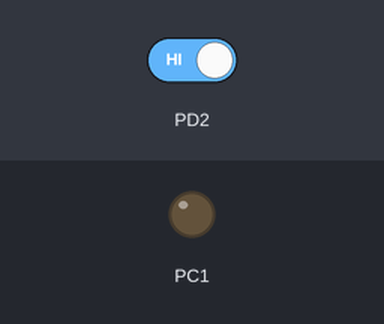
Simulated run of this program. Board: ATmega32, built with avr-gcc and emulated at 16 MHz. On the bench: output pins drawn as LEDs (lit = HIGH). The inputs (shaded band) are chosen by the test bench; at power-on: PD2 HIGH.

Above: at 1.2 s.
1.3 s: PD2 driven LOW
At 1.6 s:
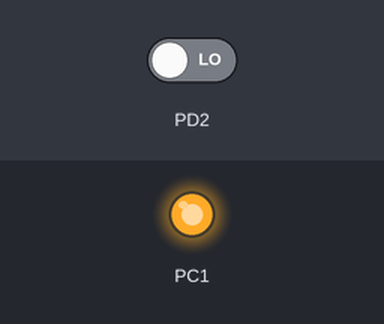
Timing chart, 0 to 4.3 s (numbered marks = the images above; inputs shaded):
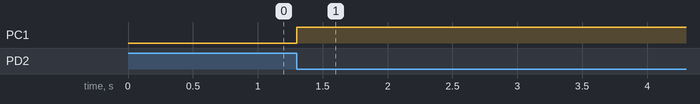

The program:

main.c
```c
/*
 * main.c
 *
 *  Created on: Aug 9, 2024
 *      Author: Mohamed Newir
 *      challenge1: control LED using Push Buttom
 */
/*AVR STD Libraries*/
#include <avr/io.h>
#include <util/delay.h>

/*main function*/
int main(void){
	/*initialization of pin direction*/
	DDRC |=(1<<1);
	DDRD &=~(1<<2);
	PORTC &= ~(1<<1);
	int buttonState = 0;
	int lastState = 0;
	while(1){
		buttonState = PIND&(1<<2);
		if(buttonState == 0 && lastState !=0){
			PORTC ^= (1<<1);
		}
		lastState = buttonState;
		_delay_ms(100);
	}
	return 0;
}
```

Measured:
- after the input at 1.3 s, PC1: LOW → HIGH at once
